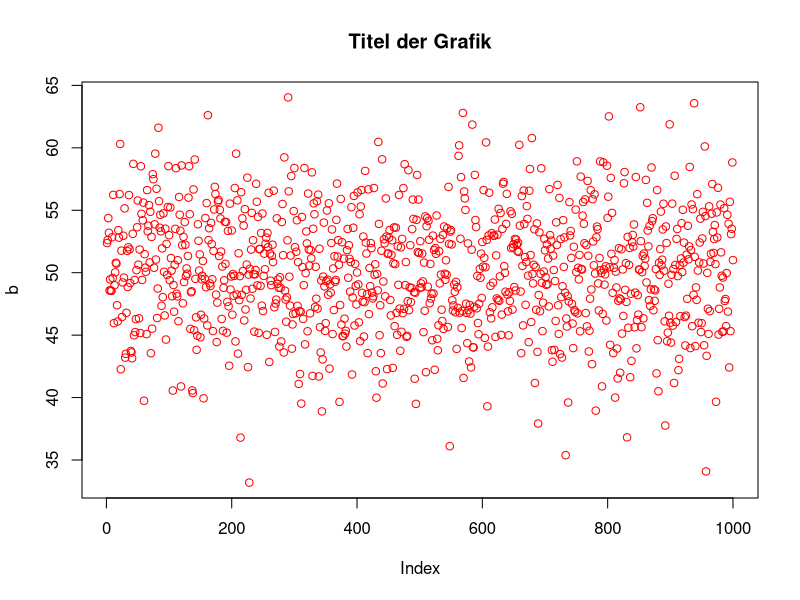

Reproduce this figure in R.
## @knitr stat1
1+2

## @knitr stat2
a <- 45+67
a

## @knitr stat3
b <- rnorm(1000, 50, 4.67)
summary(b)

## @knitr fig1
plot(b, main='Titel der Grafik', col='red')